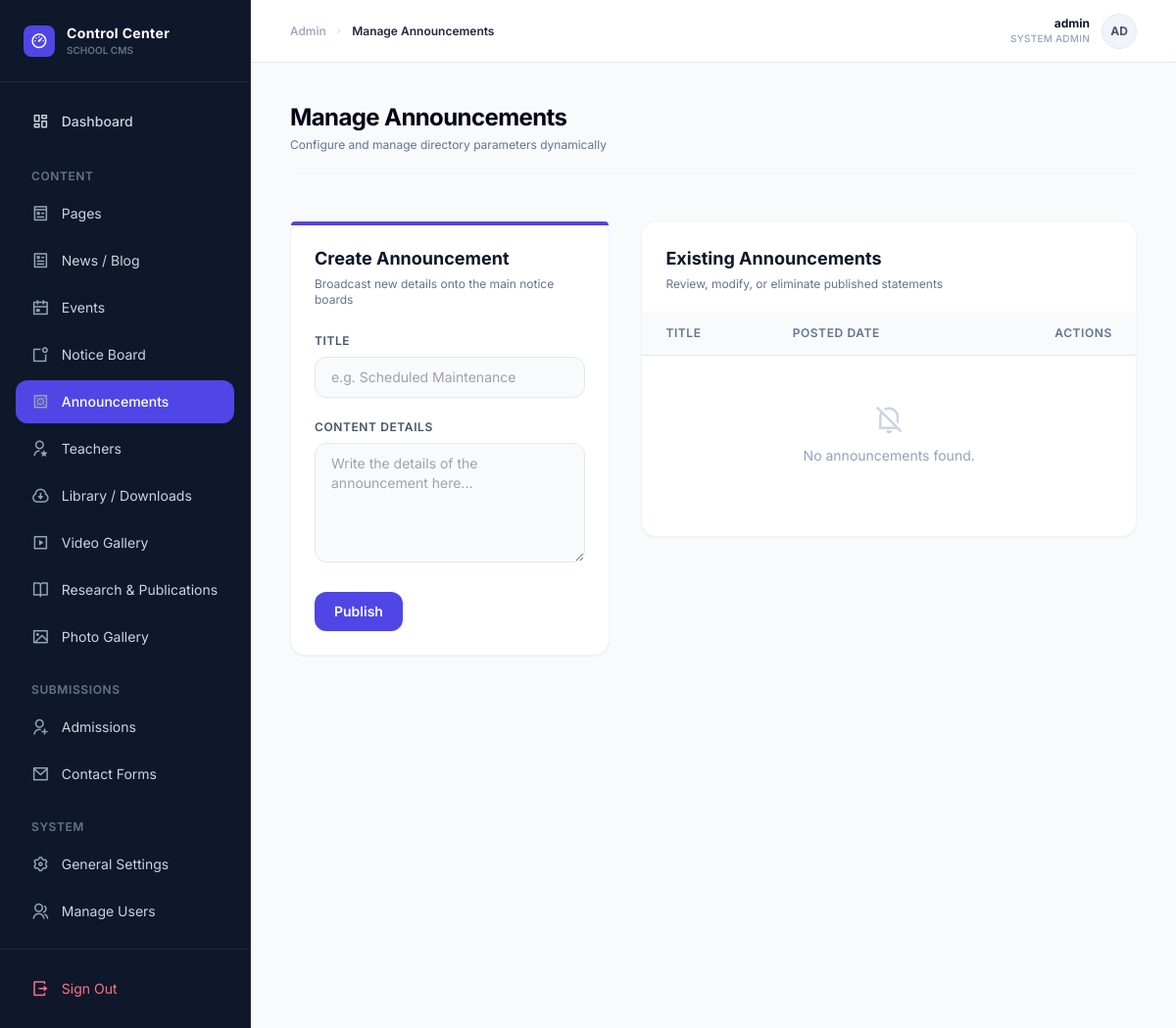
Page /admin/manage_announcements.php (signed in) on the earlier database version.
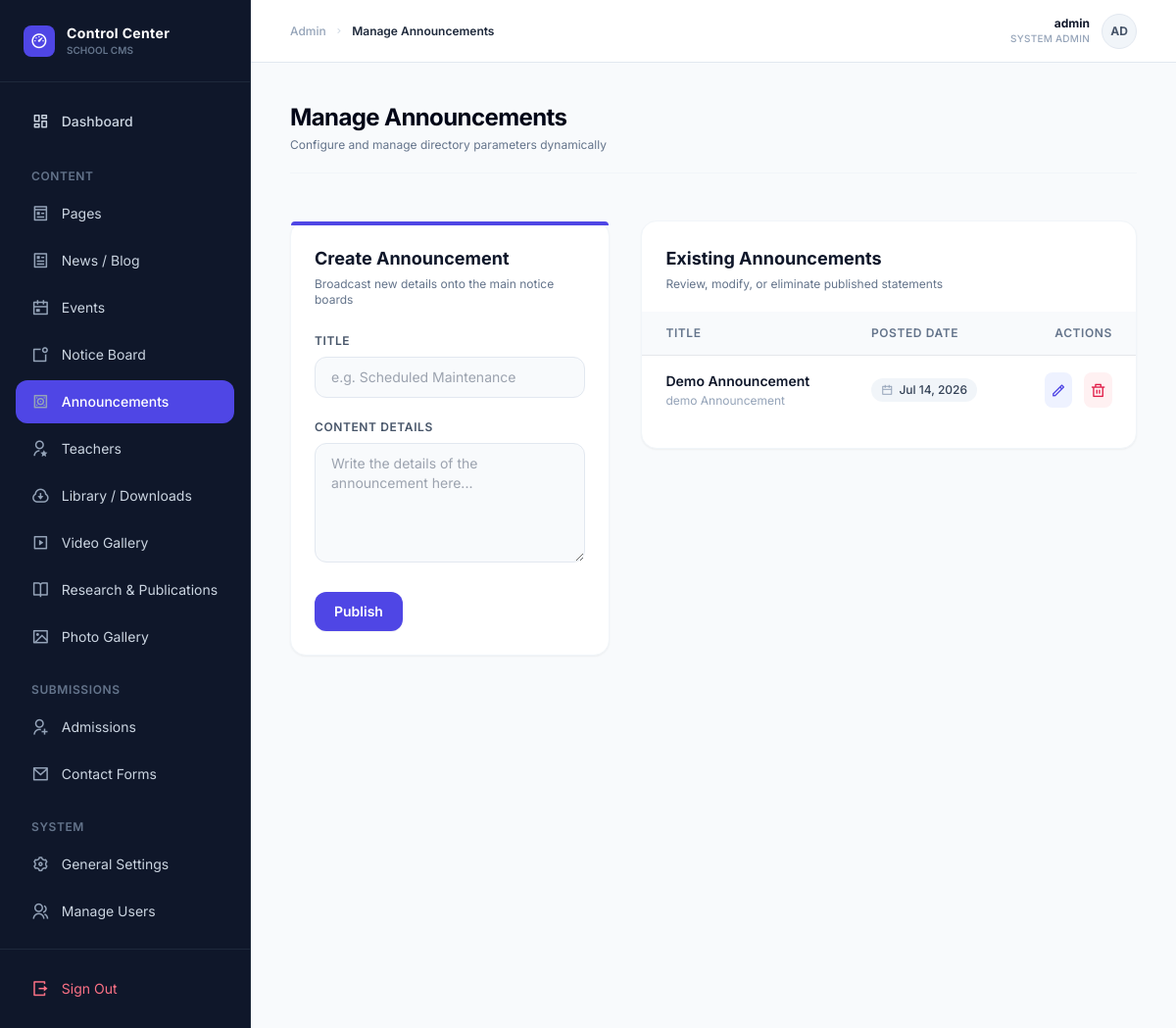
Same page on the later database version.
### tables this page shows
CREATE TABLE `announcements` (
  `id` int(11) NOT NULL,
  `title` varchar(255) NOT NULL,
  `content` text NOT NULL,
  `post_date` timestamp NOT NULL DEFAULT current_timestamp()
);

### admin/manage_announcements.php (the view, shortened to what the changed rows need)
<?php
include '../includes/admin_header.php';
$announcements = $conn->query("SELECT * FROM announcements ORDER BY post_date DESC");
?>
<div class="max-w-6xl mx-auto space-y-8 py-4">
    <div class="grid grid-cols-1 lg:grid-cols-5 gap-8 items-start">
        <div class="lg:col-span-3 bg-white rounded-2xl border border-slate-100 shadow-sm p-6 overflow-hidden">
            <div class="overflow-x-auto -mx-6">
                <table class="min-w-full divide-y divide-slate-150">
                    <thead class="bg-slate-50">
                        <tr>
                            <th class="px-6 py-3.5 text-left text-xs font-semibold text-slate-500 uppercase tracking-wider">Title</th>
                            <th class="px-6 py-3.5 text-left text-xs font-semibold text-slate-500 uppercase tracking-wider">Posted Date</th>
                            <th class="px-6 py-3.5 text-right text-xs font-semibold text-slate-500 uppercase tracking-wider">Actions</th>
                        </tr>
                    </thead>
                    <tbody class="bg-white divide-y divide-slate-100">
                        <?php if ($announcements->num_rows > 0): ?>
                            <?php while ($row = $announcements->fetch_assoc()): ?>
                            <tr class="hover:bg-slate-50/40 transition">
                                <td class="px-6 py-4">
                                    <div class="text-sm font-semibold text-slate-900 truncate max-w-xs md:max-w-sm" title="<?= htmlspecialchars($row['title']) ?>">
                                        <?= htmlspecialchars($row['title']) ?>
                                    </div>
                                    <p class="text-xs text-slate-400 mt-0.5 truncate max-w-xs" title="<?= htmlspecialchars($row['content']) ?>">
                                        <?= htmlspecialchars($row['content']) ?>
                                    </p>
                                </td>
                                <td class="px-6 py-4 whitespace-nowrap text-sm text-slate-500">
                                    <span class="inline-flex items-center gap-1.5 px-2.5 py-1 rounded-full text-xs font-medium bg-slate-100 text-slate-700">
                                        <i class="ri-calendar-line text-slate-400"></i>
                                        <?= date('M j, Y', strtotime($row['post_date'])) ?>
                                    </span>
                                </td>
                                <td class="px-6 py-4 whitespace-nowrap text-right text-sm font-medium">
                                    <div class="flex items-center justify-end gap-3">
                                        <a
                                            href="manage_announcements.php?edit=<?= $row['id'] ?>"
                                            class="p-1.5 bg-indigo-50 hover:bg-indigo-100 text-indigo-600 rounded-lg transition inline-flex items-center justify-center"
                                            title="Edit Announcement"
                                        >
                                            <i class="ri-pencil-line text-base"></i>
                                        </a>
                                        <form
                                            action="manage_announcements.php"
                                            method="POST"
                                            class="inline-block"
                                            onsubmit="return confirm('Are you sure you want to delete this announcement?');"
                                        >
                                            <button
                                                type="submit"
                                                name="delete"
                                                class="p-1.5 bg-rose-50 hover:bg-rose-100 text-rose-600 rounded-lg transition inline-flex items-center justify-center"
                                                title="Delete Announcement"
                                            >
                                                <i class="ri-delete-bin-line text-base"></i>
                                            </button>
                                        </form>
                                    </div>
                                </td>
                            </tr>
                            <?php endwhile; ?>
                        <?php else: ?>
                            <tr>
                                <td colspan="3" class="px-6 py-12 text-center text-slate-400 text-sm">
                                    <div class="flex flex-col items-center justify-center gap-2">
                                        <i class="ri-notification-off-line text-3xl text-slate-300"></i>
                                        <p>No announcements found.</p>
                                    </div>
                                </td>
                            </tr>
                        <?php endif; ?>
                    </tbody>
                </table>
            </div>
        </div>
    </div>
</div>
<?php include '../includes/admin_footer.php'; ?>

Differences in the rows shown:
added announcements: title "Demo Announcement", content "demo Announcement", post_date "Jul 14, 2026"
Other differences:
text no longer shown: "No announcements found."
